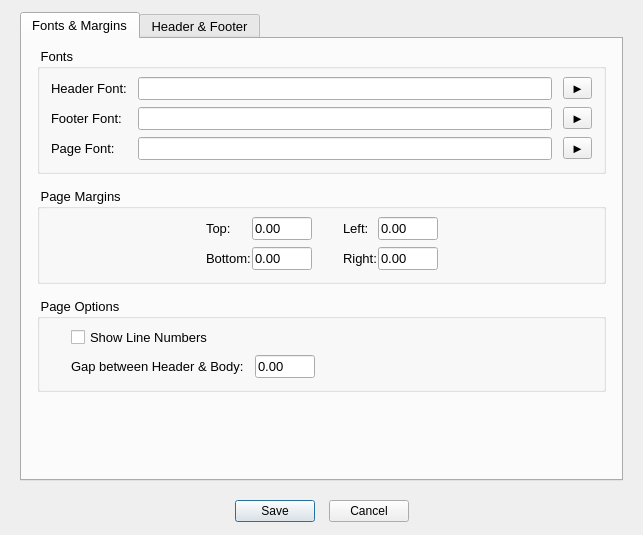
<?xml version="1.0" encoding="UTF-8"?>
<ui version="4.0">
 <class>Dialog_PrintOptions</class>
 <widget class="QDialog" name="Dialog_PrintOptions">
  <property name="windowTitle">
   <string>Diamond Print Options</string>
  </property>
  <property name="geometry">
   <rect>
    <x>0</x>
    <y>0</y>
    <width>643</width>
    <height>535</height>
   </rect>
  </property>
  <layout class="QGridLayout" name="gridLayout">
   <property name="leftMargin">
    <number>20</number>
   </property>
   <property name="topMargin">
    <number>12</number>
   </property>
   <property name="rightMargin">
    <number>20</number>
   </property>
   <item row="3" column="0">
    <layout class="QHBoxLayout" name="horizontalLayout_101">
     <item>
      <spacer name="horizontalSpacer_100">
       <property name="sizeHint" stdset="0">
        <size>
         <width>10</width>
         <height>20</height>
        </size>
       </property>
       <property name="orientation">
        <enum>Qt::Horizontal</enum>
       </property>
      </spacer>
     </item>
     <item>
      <widget class="QPushButton" name="save_PB">
       <property name="text">
        <string>Save</string>
       </property>
      </widget>
     </item>
     <item>
      <spacer name="horizontalSpacer_101">
       <property name="sizeType">
        <enum>QSizePolicy::Fixed</enum>
       </property>
       <property name="sizeHint" stdset="0">
        <size>
         <width>8</width>
         <height>25</height>
        </size>
       </property>
       <property name="orientation">
        <enum>Qt::Horizontal</enum>
       </property>
      </spacer>
     </item>
     <item>
      <widget class="QPushButton" name="cancel_PB">
       <property name="text">
        <string>Cancel</string>
       </property>
      </widget>
     </item>
     <item>
      <spacer name="horizontalSpacer_103">
       <property name="sizeHint" stdset="0">
        <size>
         <width>10</width>
         <height>20</height>
        </size>
       </property>
       <property name="orientation">
        <enum>Qt::Horizontal</enum>
       </property>
      </spacer>
     </item>
    </layout>
   </item>
   <item row="2" column="0">
    <spacer name="verticalSpacer_8">
     <property name="sizeType">
      <enum>QSizePolicy::Fixed</enum>
     </property>
     <property name="sizeHint" stdset="0">
      <size>
       <width>20</width>
       <height>12</height>
      </size>
     </property>
     <property name="orientation">
      <enum>Qt::Vertical</enum>
     </property>
    </spacer>
   </item>
   <item row="0" column="0">
    <widget class="QTabWidget" name="tabWidget">
     <property name="currentIndex">
      <number>0</number>
     </property>
     <property name="font">
      <font>
       <pointsize>10</pointsize>
      </font>
     </property>
     <widget class="QWidget" name="tab">
      <attribute name="title">
       <string>Fonts &amp;&amp; Margins</string>
      </attribute>
      <layout class="QVBoxLayout" name="verticalLayout_2">
       <property name="leftMargin">
        <number>15</number>
       </property>
       <property name="rightMargin">
        <number>15</number>
       </property>
       <item>
        <widget class="QGroupBox" name="groupBox1">
         <property name="title">
          <string> Fonts</string>
         </property>
         <property name="font">
          <font>
           <pointsize>10</pointsize>
          </font>
         </property>
         <layout class="QGridLayout" name="gridLayout_4">
          <property name="verticalSpacing">
           <number>7</number>
          </property>
          <property name="horizontalSpacing">
           <number>11</number>
          </property>
          <property name="leftMargin">
           <number>11</number>
          </property>
          <property name="topMargin">
           <number>8</number>
          </property>
          <property name="rightMargin">
           <number>11</number>
          </property>
          <property name="bottomMargin">
           <number>11</number>
          </property>
          <item row="12" column="2">
           <widget class="QLineEdit" name="fontText">
            <property name="readOnly">
             <bool>true</bool>
            </property>
            <property name="palette">
             <palette>
              <active>
               <colorrole role="PlaceholderText">
                <brush brushstyle="SolidPattern">
                 <color alpha="255">
                  <red>0</red>
                  <green>0</green>
                  <blue>255</blue>
                 </color>
                </brush>
               </colorrole>
              </active>
              <inactive>
               <colorrole role="PlaceholderText">
                <brush brushstyle="SolidPattern">
                 <color alpha="255">
                  <red>0</red>
                  <green>0</green>
                  <blue>255</blue>
                 </color>
                </brush>
               </colorrole>
              </inactive>
              <disabled>
               <colorrole role="PlaceholderText">
                <brush brushstyle="SolidPattern">
                 <color alpha="255">
                  <red>106</red>
                  <green>104</green>
                  <blue>100</blue>
                 </color>
                </brush>
               </colorrole>
              </disabled>
             </palette>
            </property>
            <property name="minimumSize">
             <size>
              <width>350</width>
              <height>0</height>
             </size>
            </property>
           </widget>
          </item>
          <item row="4" column="2">
           <widget class="QLineEdit" name="fontHeader">
            <property name="readOnly">
             <bool>true</bool>
            </property>
            <property name="palette">
             <palette>
              <active>
               <colorrole role="PlaceholderText">
                <brush brushstyle="SolidPattern">
                 <color alpha="255">
                  <red>0</red>
                  <green>0</green>
                  <blue>255</blue>
                 </color>
                </brush>
               </colorrole>
              </active>
              <inactive>
               <colorrole role="PlaceholderText">
                <brush brushstyle="SolidPattern">
                 <color alpha="255">
                  <red>0</red>
                  <green>0</green>
                  <blue>255</blue>
                 </color>
                </brush>
               </colorrole>
              </inactive>
              <disabled>
               <colorrole role="PlaceholderText">
                <brush brushstyle="SolidPattern">
                 <color alpha="255">
                  <red>106</red>
                  <green>104</green>
                  <blue>100</blue>
                 </color>
                </brush>
               </colorrole>
              </disabled>
             </palette>
            </property>
            <property name="minimumSize">
             <size>
              <width>350</width>
              <height>0</height>
             </size>
            </property>
           </widget>
          </item>
          <item row="12" column="3">
           <widget class="QToolButton" name="fontText_TB">
            <property name="text">
             <string>►</string>
            </property>
           </widget>
          </item>
          <item row="4" column="3">
           <widget class="QToolButton" name="fontHeader_TB">
            <property name="text">
             <string>►</string>
            </property>
           </widget>
          </item>
          <item row="11" column="3">
           <widget class="QToolButton" name="fontFooter_TB">
            <property name="text">
             <string>►</string>
            </property>
           </widget>
          </item>
          <item row="4" column="0">
           <widget class="QLabel" name="label_40">
            <property name="text">
             <string>Header Font:</string>
            </property>
           </widget>
          </item>
          <item row="11" column="0">
           <widget class="QLabel" name="label_41">
            <property name="text">
             <string>Footer Font:</string>
            </property>
           </widget>
          </item>
          <item row="11" column="2">
           <widget class="QLineEdit" name="fontFooter">
            <property name="readOnly">
             <bool>true</bool>
            </property>
            <property name="palette">
             <palette>
              <active>
               <colorrole role="PlaceholderText">
                <brush brushstyle="SolidPattern">
                 <color alpha="255">
                  <red>0</red>
                  <green>0</green>
                  <blue>255</blue>
                 </color>
                </brush>
               </colorrole>
              </active>
              <inactive>
               <colorrole role="PlaceholderText">
                <brush brushstyle="SolidPattern">
                 <color alpha="255">
                  <red>0</red>
                  <green>0</green>
                  <blue>255</blue>
                 </color>
                </brush>
               </colorrole>
              </inactive>
              <disabled>
               <colorrole role="PlaceholderText">
                <brush brushstyle="SolidPattern">
                 <color alpha="255">
                  <red>106</red>
                  <green>104</green>
                  <blue>100</blue>
                 </color>
                </brush>
               </colorrole>
              </disabled>
             </palette>
            </property>
            <property name="minimumSize">
             <size>
              <width>350</width>
              <height>0</height>
             </size>
            </property>
           </widget>
          </item>
          <item row="12" column="0">
           <widget class="QLabel" name="label_42">
            <property name="text">
             <string>Page Font:</string>
            </property>
           </widget>
          </item>
         </layout>
        </widget>
       </item>
       <item>
        <spacer name="verticalSpacer_2">
         <property name="sizeType">
          <enum>QSizePolicy::Fixed</enum>
         </property>
         <property name="sizeHint" stdset="0">
          <size>
           <width>100</width>
           <height>8</height>
          </size>
         </property>
         <property name="orientation">
          <enum>Qt::Vertical</enum>
         </property>
        </spacer>
       </item>
       <item>
        <widget class="QGroupBox" name="groupBox2">
         <property name="title">
          <string> Page Margins </string>
         </property>
         <property name="font">
          <font>
           <pointsize>10</pointsize>
          </font>
         </property>
         <layout class="QGridLayout" name="gridLayout_5">
          <property name="verticalSpacing">
           <number>7</number>
          </property>
          <property name="horizontalSpacing">
           <number>1</number>
          </property>
          <property name="leftMargin">
           <number>11</number>
          </property>
          <property name="topMargin">
           <number>8</number>
          </property>
          <property name="rightMargin">
           <number>11</number>
          </property>
          <property name="bottomMargin">
           <number>11</number>
          </property>
          <item row="0" column="0">
           <spacer name="horizontalSpacer_1">
            <property name="sizeType">
             <enum>QSizePolicy::Expanding</enum>
            </property>
            <property name="sizeHint" stdset="0">
             <size>
              <width>20</width>
              <height>20</height>
             </size>
            </property>
            <property name="orientation">
             <enum>Qt::Horizontal</enum>
            </property>
           </spacer>
          </item>
          <item row="0" column="1">
           <widget class="QLabel" name="labe_30">
            <property name="text">
             <string>Top:</string>
            </property>
            <property name="font">
             <font>
              <pointsize>10</pointsize>
             </font>
            </property>
           </widget>
          </item>
          <item row="0" column="2">
           <widget class="QLineEdit" name="marginTop">
            <property name="text">
             <string>.</string>
            </property>
            <property name="inputMask">
             <string>9.99;0</string>
            </property>
            <property name="maximumSize">
             <size>
              <width>60</width>
              <height>16777215</height>
             </size>
            </property>
            <property name="font">
             <font>
              <pointsize>10</pointsize>
             </font>
            </property>
           </widget>
          </item>
          <item row="0" column="3">
           <spacer name="horizontalSpacer_2">
            <property name="sizeType">
             <enum>QSizePolicy::Fixed</enum>
            </property>
            <property name="sizeHint" stdset="0">
             <size>
              <width>30</width>
              <height>20</height>
             </size>
            </property>
            <property name="orientation">
             <enum>Qt::Horizontal</enum>
            </property>
           </spacer>
          </item>
          <item row="0" column="4">
           <widget class="QLabel" name="label_32">
            <property name="text">
             <string>Left:</string>
            </property>
            <property name="font">
             <font>
              <pointsize>10</pointsize>
             </font>
            </property>
           </widget>
          </item>
          <item row="0" column="5">
           <widget class="QLineEdit" name="marginLeft">
            <property name="inputMask">
             <string>9.99;0</string>
            </property>
            <property name="maximumSize">
             <size>
              <width>60</width>
              <height>16777215</height>
             </size>
            </property>
            <property name="font">
             <font>
              <pointsize>10</pointsize>
             </font>
            </property>
           </widget>
          </item>
          <item row="0" column="6">
           <spacer name="horizontalSpacer_3">
            <property name="sizeHint" stdset="0">
             <size>
              <width>40</width>
              <height>20</height>
             </size>
            </property>
            <property name="orientation">
             <enum>Qt::Horizontal</enum>
            </property>
           </spacer>
          </item>
          <item row="1" column="1">
           <widget class="QLabel" name="label_31">
            <property name="text">
             <string>Bottom:</string>
            </property>
            <property name="font">
             <font>
              <pointsize>10</pointsize>
             </font>
            </property>
           </widget>
          </item>
          <item row="1" column="2">
           <widget class="QLineEdit" name="marginBottom">
            <property name="inputMask">
             <string>9.99;0</string>
            </property>
            <property name="maximumSize">
             <size>
              <width>60</width>
              <height>16777215</height>
             </size>
            </property>
            <property name="font">
             <font>
              <pointsize>10</pointsize>
             </font>
            </property>
           </widget>
          </item>
          <item row="1" column="4">
           <widget class="QLabel" name="label_33">
            <property name="text">
             <string>Right:</string>
            </property>
            <property name="font">
             <font>
              <pointsize>10</pointsize>
             </font>
            </property>
           </widget>
          </item>
          <item row="1" column="5">
           <widget class="QLineEdit" name="marginRight">
            <property name="inputMask">
             <string>9.99;0</string>
            </property>
            <property name="maximumSize">
             <size>
              <width>60</width>
              <height>16777215</height>
             </size>
            </property>
            <property name="font">
             <font>
              <pointsize>10</pointsize>
             </font>
            </property>
           </widget>
          </item>
         </layout>
         <zorder>label_32</zorder>
         <zorder>marginRight</zorder>
         <zorder>labe_30</zorder>
         <zorder>label_33</zorder>
         <zorder>marginTop</zorder>
         <zorder>label_31</zorder>
         <zorder>marginBottom</zorder>
         <zorder>marginLeft</zorder>
        </widget>
       </item>
       <item>
        <spacer name="verticalSpacer_3">
         <property name="sizeType">
          <enum>QSizePolicy::Fixed</enum>
         </property>
         <property name="sizeHint" stdset="0">
          <size>
           <width>100</width>
           <height>8</height>
          </size>
         </property>
         <property name="orientation">
          <enum>Qt::Vertical</enum>
         </property>
        </spacer>
       </item>
       <item>
        <widget class="QGroupBox" name="groupBox3">
         <property name="title">
          <string> Page Options</string>
         </property>
         <property name="font">
          <font>
           <pointsize>10</pointsize>
          </font>
         </property>
         <layout class="QGridLayout" name="gridLayout_3">
          <property name="verticalSpacing">
           <number>7</number>
          </property>
          <property name="horizontalSpacing">
           <number>11</number>
          </property>
          <property name="leftMargin">
           <number>11</number>
          </property>
          <property name="topMargin">
           <number>8</number>
          </property>
          <property name="rightMargin">
           <number>11</number>
          </property>
          <property name="bottomMargin">
           <number>11</number>
          </property>
          <item row="1" column="1">
           <widget class="QLabel" name="label">
            <property name="text">
             <string>Gap between Header &amp; Body:</string>
            </property>
            <property name="font">
             <font>
              <pointsize>10</pointsize>
             </font>
            </property>
           </widget>
          </item>
          <item row="0" column="1">
           <widget class="QCheckBox" name="lineNumbers_CKB">
            <property name="text">
             <string>Show Line Numbers</string>
            </property>
            <property name="font">
             <font>
              <pointsize>10</pointsize>
             </font>
            </property>
           </widget>
          </item>
          <item row="1" column="3">
           <widget class="QLineEdit" name="hdrGap">
            <property name="inputMask">
             <string>9.99;0</string>
            </property>
            <property name="minimumSize">
             <size>
              <width>60</width>
              <height>0</height>
             </size>
            </property>
            <property name="maximumSize">
             <size>
              <width>60</width>
              <height>16777215</height>
             </size>
            </property>
           </widget>
          </item>
          <item row="0" column="0">
           <spacer name="horizontalSpacer_5">
            <property name="sizeType">
             <enum>QSizePolicy::Fixed</enum>
            </property>
            <property name="sizeHint" stdset="0">
             <size>
              <width>20</width>
              <height>20</height>
             </size>
            </property>
            <property name="orientation">
             <enum>Qt::Horizontal</enum>
            </property>
           </spacer>
          </item>
          <item row="0" column="4">
           <spacer name="horizontalSpacer_4">
            <property name="sizeHint" stdset="0">
             <size>
              <width>261</width>
              <height>18</height>
             </size>
            </property>
            <property name="orientation">
             <enum>Qt::Horizontal</enum>
            </property>
           </spacer>
          </item>
         </layout>
        </widget>
       </item>
       <item>
        <spacer name="verticalSpacer_1">
         <property name="sizeHint" stdset="0">
          <size>
           <width>20</width>
           <height>8</height>
          </size>
         </property>
         <property name="orientation">
          <enum>Qt::Vertical</enum>
         </property>
        </spacer>
       </item>
      </layout>
      <zorder>groupBox2</zorder>
      <zorder>groupBox1</zorder>
      <zorder>groupBox3</zorder>
     </widget>
     <widget class="QWidget" name="tab_2">
      <attribute name="title">
       <string>Header &amp;&amp; Footer</string>
      </attribute>
      <layout class="QVBoxLayout" name="verticalLayout">
       <property name="leftMargin">
        <number>15</number>
       </property>
       <property name="rightMargin">
        <number>15</number>
       </property>
       <property name="bottomMargin">
        <number>3</number>
       </property>
       <item>
        <widget class="QGroupBox" name="groupBox4">
         <property name="title">
          <string> Page Header </string>
         </property>
         <property name="font">
          <font>
           <pointsize>10</pointsize>
          </font>
         </property>
         <layout class="QGridLayout" name="gridLayout_1">
          <property name="verticalSpacing">
           <number>7</number>
          </property>
          <property name="horizontalSpacing">
           <number>11</number>
          </property>
          <property name="leftMargin">
           <number>11</number>
          </property>
          <property name="topMargin">
           <number>8</number>
          </property>
          <property name="rightMargin">
           <number>11</number>
          </property>
          <property name="bottomMargin">
           <number>11</number>
          </property>
          <item row="5" column="0">
           <widget class="QLabel" name="label_13">
            <property name="text">
             <string>Line Two:</string>
            </property>
            <property name="minimumSize">
             <size>
              <width>0</width>
              <height>20</height>
             </size>
            </property>
            <property name="font">
             <font>
              <pointsize>10</pointsize>
             </font>
            </property>
           </widget>
          </item>
          <item row="2" column="0">
           <widget class="QLabel" name="label_10">
            <property name="text">
             <string>Left:</string>
            </property>
            <property name="minimumSize">
             <size>
              <width>0</width>
              <height>20</height>
             </size>
            </property>
            <property name="font">
             <font>
              <pointsize>10</pointsize>
             </font>
            </property>
           </widget>
          </item>
          <item row="3" column="1">
           <widget class="QLineEdit" name="header_Center">
            <property name="whatsThis">
             <string/>
            </property>
            <property name="statusTip">
             <string extracomment="Location of User Dictionary"/>
            </property>
            <property name="minimumSize">
             <size>
              <width>350</width>
              <height>0</height>
             </size>
            </property>
            <property name="font">
             <font>
              <pointsize>10</pointsize>
             </font>
            </property>
           </widget>
          </item>
          <item row="4" column="1">
           <widget class="QLineEdit" name="header_Right">
            <property name="minimumSize">
             <size>
              <width>350</width>
              <height>0</height>
             </size>
            </property>
            <property name="font">
             <font>
              <pointsize>10</pointsize>
             </font>
            </property>
           </widget>
          </item>
          <item row="4" column="2">
           <widget class="QToolButton" name="headerRight_TB">
            <property name="text">
             <string>►</string>
            </property>
           </widget>
          </item>
          <item row="5" column="1">
           <widget class="QLineEdit" name="header_Line2">
            <property name="minimumSize">
             <size>
              <width>350</width>
              <height>0</height>
             </size>
            </property>
            <property name="font">
             <font>
              <pointsize>10</pointsize>
             </font>
            </property>
           </widget>
          </item>
          <item row="0" column="0" colspan="2">
           <widget class="QCheckBox" name="print_header_CKB">
            <property name="text">
             <string>Print Header</string>
            </property>
            <property name="font">
             <font>
              <pointsize>10</pointsize>
             </font>
            </property>
           </widget>
          </item>
          <item row="3" column="0">
           <widget class="QLabel" name="label_11">
            <property name="text">
             <string>Center:</string>
            </property>
            <property name="minimumSize">
             <size>
              <width>0</width>
              <height>20</height>
             </size>
            </property>
            <property name="font">
             <font>
              <pointsize>10</pointsize>
             </font>
            </property>
           </widget>
          </item>
          <item row="4" column="0">
           <widget class="QLabel" name="label_12">
            <property name="text">
             <string>Right:</string>
            </property>
            <property name="minimumSize">
             <size>
              <width>0</width>
              <height>20</height>
             </size>
            </property>
            <property name="font">
             <font>
              <pointsize>10</pointsize>
             </font>
            </property>
           </widget>
          </item>
          <item row="2" column="1">
           <widget class="QLineEdit" name="header_Left">
            <property name="whatsThis">
             <string/>
            </property>
            <property name="toolTip">
             <string extracomment="Location of Main Dictionary"/>
            </property>
            <property name="minimumSize">
             <size>
              <width>350</width>
              <height>0</height>
             </size>
            </property>
            <property name="font">
             <font>
              <pointsize>10</pointsize>
             </font>
            </property>
           </widget>
          </item>
          <item row="3" column="2">
           <widget class="QToolButton" name="headerCenter_TB">
            <property name="text">
             <string>►</string>
            </property>
           </widget>
          </item>
          <item row="2" column="2">
           <widget class="QToolButton" name="headerLeft_TB">
            <property name="text">
             <string>►</string>
            </property>
           </widget>
          </item>
         </layout>
        </widget>
       </item>
       <item>
        <spacer name="verticalSpacer_6">
         <property name="sizeType">
          <enum>QSizePolicy::Fixed</enum>
         </property>
         <property name="sizeHint" stdset="0">
          <size>
           <width>20</width>
           <height>8</height>
          </size>
         </property>
         <property name="orientation">
          <enum>Qt::Vertical</enum>
         </property>
        </spacer>
       </item>
       <item>
        <widget class="QGroupBox" name="groupBox5">
         <property name="title">
          <string> Page Footer </string>
         </property>
         <property name="font">
          <font>
           <pointsize>10</pointsize>
          </font>
         </property>
         <layout class="QGridLayout" name="gridLayout_2">
          <property name="verticalSpacing">
           <number>7</number>
          </property>
          <property name="horizontalSpacing">
           <number>11</number>
          </property>
          <property name="leftMargin">
           <number>11</number>
          </property>
          <property name="topMargin">
           <number>8</number>
          </property>
          <property name="rightMargin">
           <number>11</number>
          </property>
          <property name="bottomMargin">
           <number>11</number>
          </property>
          <item row="4" column="1">
           <widget class="QLineEdit" name="footer_Right">
            <property name="minimumSize">
             <size>
              <width>350</width>
              <height>0</height>
             </size>
            </property>
            <property name="font">
             <font>
              <pointsize>10</pointsize>
             </font>
            </property>
           </widget>
          </item>
          <item row="3" column="2">
           <widget class="QToolButton" name="footerCenter_TB">
            <property name="text">
             <string>►</string>
            </property>
           </widget>
          </item>
          <item row="1" column="0" colspan="2">
           <widget class="QCheckBox" name="print_footer_CKB">
            <property name="text">
             <string>Print Footer</string>
            </property>
            <property name="font">
             <font>
              <pointsize>10</pointsize>
             </font>
            </property>
           </widget>
          </item>
          <item row="2" column="2">
           <widget class="QToolButton" name="footerLeft_TB">
            <property name="text">
             <string>►</string>
            </property>
            <property name="font">
             <font>
              <pointsize>10</pointsize>
             </font>
            </property>
           </widget>
          </item>
          <item row="4" column="2">
           <widget class="QToolButton" name="footerRight_TB">
            <property name="text">
             <string>►</string>
            </property>
           </widget>
          </item>
          <item row="3" column="1">
           <widget class="QLineEdit" name="footer_Center">
            <property name="readOnly">
             <bool>false</bool>
            </property>
            <property name="whatsThis">
             <string/>
            </property>
            <property name="statusTip">
             <string extracomment="Location of User Dictionary"/>
            </property>
            <property name="minimumSize">
             <size>
              <width>350</width>
              <height>0</height>
             </size>
            </property>
            <property name="font">
             <font>
              <pointsize>10</pointsize>
             </font>
            </property>
           </widget>
          </item>
          <item row="4" column="0">
           <widget class="QLabel" name="label_22">
            <property name="text">
             <string>Right:</string>
            </property>
            <property name="minimumSize">
             <size>
              <width>0</width>
              <height>20</height>
             </size>
            </property>
            <property name="font">
             <font>
              <pointsize>10</pointsize>
             </font>
            </property>
           </widget>
          </item>
          <item row="5" column="0">
           <widget class="QLabel" name="label_23">
            <property name="text">
             <string>Line Two:</string>
            </property>
            <property name="minimumSize">
             <size>
              <width>0</width>
              <height>20</height>
             </size>
            </property>
            <property name="font">
             <font>
              <pointsize>10</pointsize>
             </font>
            </property>
           </widget>
          </item>
          <item row="2" column="0">
           <widget class="QLabel" name="label_20">
            <property name="text">
             <string>Left:</string>
            </property>
            <property name="minimumSize">
             <size>
              <width>0</width>
              <height>20</height>
             </size>
            </property>
            <property name="font">
             <font>
              <pointsize>10</pointsize>
             </font>
            </property>
           </widget>
          </item>
          <item row="3" column="0">
           <widget class="QLabel" name="label_21">
            <property name="text">
             <string>Center:</string>
            </property>
            <property name="minimumSize">
             <size>
              <width>0</width>
              <height>20</height>
             </size>
            </property>
            <property name="font">
             <font>
              <pointsize>10</pointsize>
             </font>
            </property>
           </widget>
          </item>
          <item row="2" column="1">
           <widget class="QLineEdit" name="footer_Left">
            <property name="readOnly">
             <bool>false</bool>
            </property>
            <property name="whatsThis">
             <string/>
            </property>
            <property name="toolTip">
             <string extracomment="Location of Main Dictionary"/>
            </property>
            <property name="minimumSize">
             <size>
              <width>350</width>
              <height>0</height>
             </size>
            </property>
            <property name="font">
             <font>
              <pointsize>10</pointsize>
             </font>
            </property>
           </widget>
          </item>
          <item row="5" column="1">
           <widget class="QLineEdit" name="footer_Line2">
            <property name="minimumSize">
             <size>
              <width>350</width>
              <height>0</height>
             </size>
            </property>
            <property name="font">
             <font>
              <pointsize>10</pointsize>
             </font>
            </property>
           </widget>
          </item>
         </layout>
        </widget>
       </item>
       <item>
        <spacer name="verticalSpacer_7">
         <property name="sizeType">
          <enum>QSizePolicy::MinimumExpanding</enum>
         </property>
         <property name="sizeHint" stdset="0">
          <size>
           <width>20</width>
           <height>3</height>
          </size>
         </property>
         <property name="orientation">
          <enum>Qt::Vertical</enum>
         </property>
        </spacer>
       </item>
      </layout>
     </widget>
    </widget>
   </item>
  </layout>
 </widget>
 <tabstops>
  <tabstop>fontHeader</tabstop>
  <tabstop>fontHeader_TB</tabstop>
  <tabstop>fontFooter</tabstop>
  <tabstop>fontFooter_TB</tabstop>
  <tabstop>fontText</tabstop>
  <tabstop>fontText_TB</tabstop>
  <tabstop>marginTop</tabstop>
  <tabstop>marginBottom</tabstop>
  <tabstop>marginLeft</tabstop>
  <tabstop>marginRight</tabstop>
  <tabstop>lineNumbers_CKB</tabstop>
  <tabstop>hdrGap</tabstop>
  <tabstop>print_header_CKB</tabstop>
  <tabstop>header_Left</tabstop>
  <tabstop>headerLeft_TB</tabstop>
  <tabstop>header_Center</tabstop>
  <tabstop>headerCenter_TB</tabstop>
  <tabstop>header_Right</tabstop>
  <tabstop>headerRight_TB</tabstop>
  <tabstop>header_Line2</tabstop>
  <tabstop>print_footer_CKB</tabstop>
  <tabstop>footer_Left</tabstop>
  <tabstop>footerLeft_TB</tabstop>
  <tabstop>footer_Center</tabstop>
  <tabstop>footerCenter_TB</tabstop>
  <tabstop>footer_Right</tabstop>
  <tabstop>footerRight_TB</tabstop>
  <tabstop>footer_Line2</tabstop>
  <tabstop>save_PB</tabstop>
  <tabstop>cancel_PB</tabstop>
  <tabstop>tabWidget</tabstop>
 </tabstops>
 <resources/>
 <connections/>
</ui>
